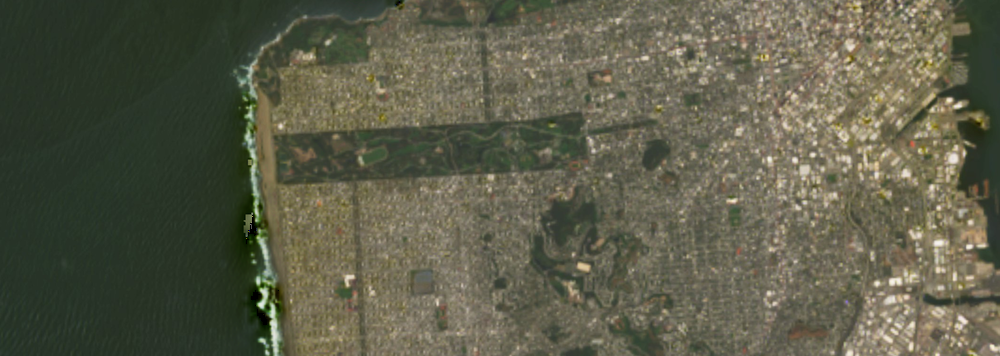
#> input picture 5th_July_map-view.png, 1000 x 356 px, shrunk from 1898 x 676 before the run
$ python Best_K_Matches.py
#> lines starting #> are read from the running program, lines starting #| are printed output that depends on the picture
import cv2
import matplotlib.pyplot as plt
#matplotlib inline


#reading image
img1 = cv2.imread('5th_July_map-view.png')
#> img1 is the input picture: shape (356, 1000, 3); mean B, G, R 73.1, 92.6, 92.3
img2 = cv2.imread('5th_July_map-view.png')

img1 = cv2.cvtColor(img1, cv2.COLOR_BGR2GRAY)
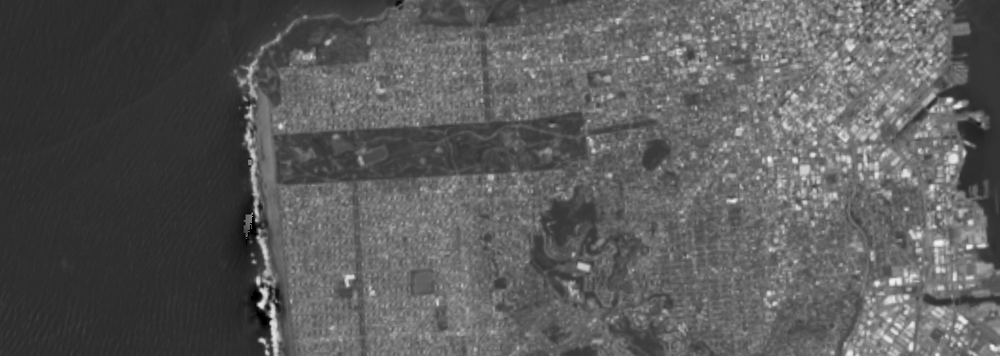
#> img1: shape (356, 1000); min 0, max 242, mean 90.3
img2 = cv2.cvtColor(img2, cv2.COLOR_BGR2GRAY)

#sift
sift = cv2.xfeatures2d.SIFT_create()

keypoints_1, descriptors_1 = sift.detectAndCompute(img1,None)
#> keypoints_1 = 3551 keypoints; strongest (x, y, size): (261, 305, 4.9), (264, 292, 5.2), (262, 340, 4), (272, 313, 5.4)
keypoints_2, descriptors_2 = sift.detectAndCompute(img2,None)
#> keypoints_2 has the same summary as keypoints_1

#feature matching
bf = cv2.BFMatcher(cv2.NORM_L1, crossCheck=True)

matches = bf.match(descriptors_1,descriptors_2)
#> matches = 3551 matches
matches = sorted(matches, key = lambda x:x.distance)

img3 = cv2.drawMatches(img1, keypoints_1, img2, keypoints_2, matches[:50], img2, flags=2)
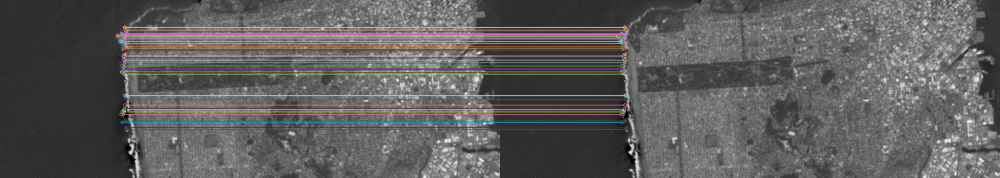
#> img3: shape (356, 2000, 3) (shown at 1/2 size); mean of channels 0, 1, 2 93.4, 93.1, 94.5; drawn as B, G, R
plt.imshow(img3),plt.show()

$ run again, with cat.jpg saved as 5th_July_map-view.png
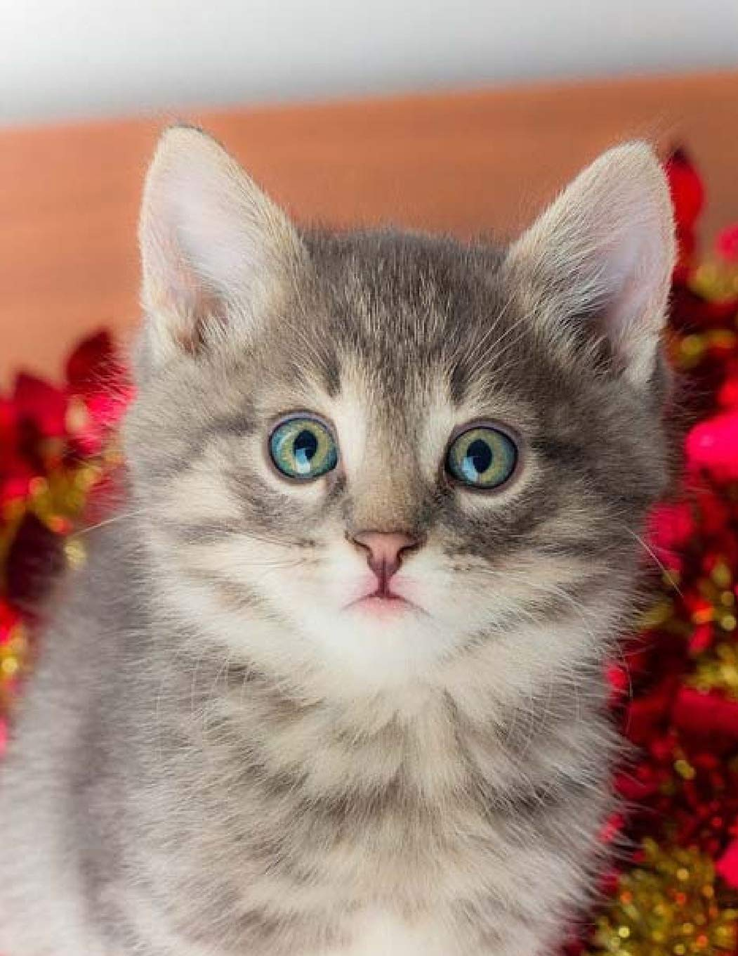
#> input picture cat.jpg, 738 x 956 px, shrunk from 1051 x 1360 before the run
#> img1 is the input picture: shape (956, 738, 3); mean B, G, R 120.6, 133.1, 164.5
#> `img1 = cv2.cvtColor(img1, cv2.COLOR_BGR2GRAY)`:
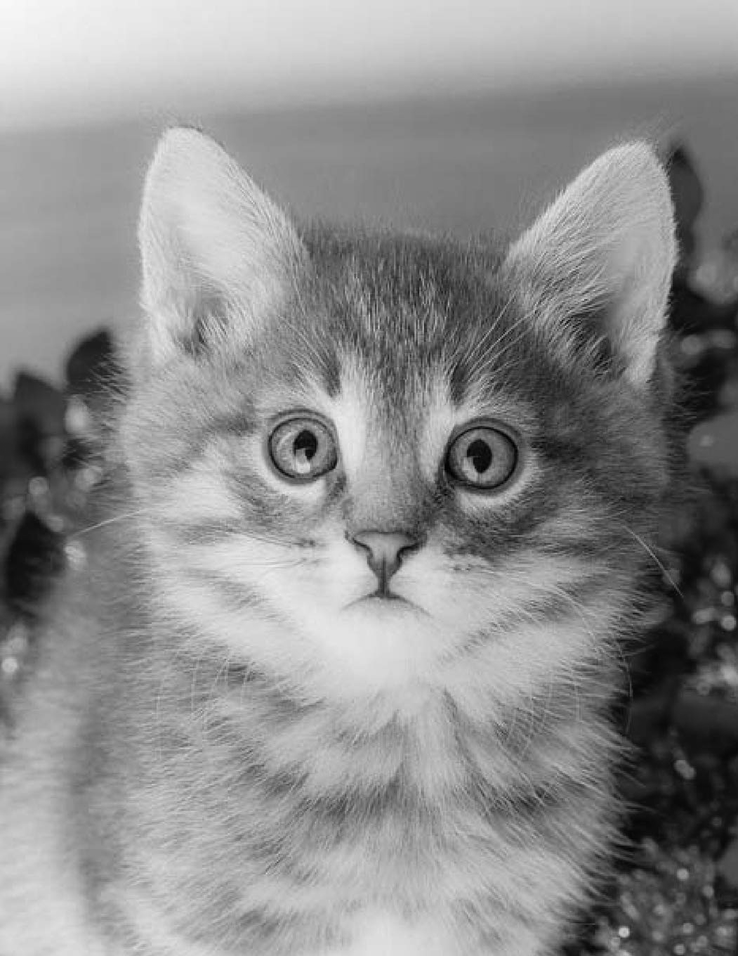
#> img1: shape (956, 738); min 0, max 248, mean 141.1
#> keypoints_1 = 2486 keypoints; strongest (x, y, size): (624, 932, 6.9), (94, 361, 40), (481, 456, 15.2), (468, 470, 10.7)
#> keypoints_2 has the same summary as keypoints_1
#> matches = 2486 matches
#> `img3 = cv2.drawMatches(img1, keypoints_1, img2, keypoints_2, matches[:..`:
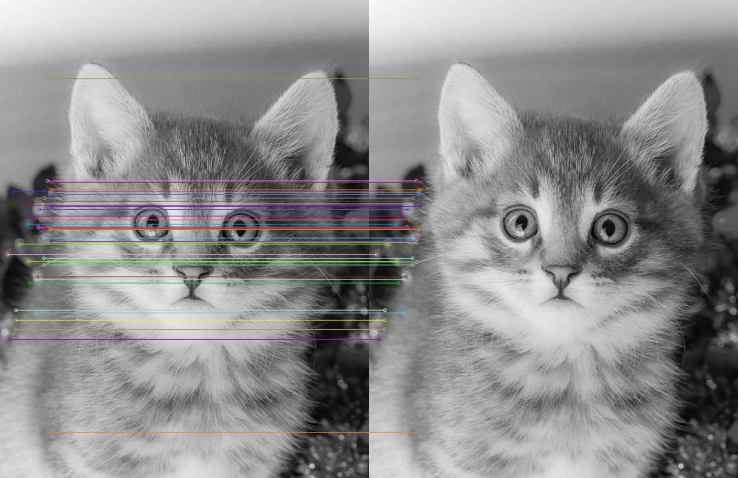
#> img3: shape (956, 1476, 3) (shown at 1/2 size); mean of channels 0, 1, 2 141.6, 141.5, 141.9; drawn as B, G, R
